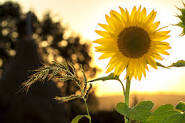
#> input picture images.jpg, 185 x 123 px
$ python task9.py
#> lines starting #> are read from the running program, lines starting #| are printed output that depends on the picture
# повернуть изображение на 30 градусов
import cv2 as cv

#Поиск изображения по источнику
image = cv.imread('images.jpg')
#> image is the input picture: shape (123, 185, 3); mean B, G, R 79.6, 129.3, 146.9
(h, w) = image.shape[:2]
#> h = 123; w = 185
center = (w / 2, h / 2)
#> center = (92.5, 61.5)
angle = 30
scale = 1
#Поворот изображения на 30 градусов
M = cv.getRotationMatrix2D(center, angle, scale)
rotated = cv.warpAffine(image, M, (w, h))
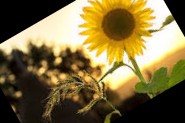
#> rotated: shape (123, 185, 3); mean B, G, R 64.4, 108.7, 124.9
cv.imwrite('task9-image/30_degree_image.jpg', rotated)

$ run again, with download.jpg copied over images.jpg
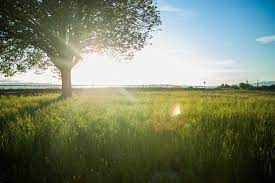
#> input picture download.jpg, 275 x 183 px
#> image is the input picture: shape (183, 275, 3); mean B, G, R 104.1, 128.9, 119.8
#> `rotated = cv.warpAffine(image, M, (w, h))`:
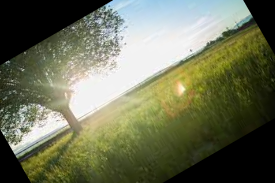
#> rotated: shape (183, 275, 3); mean B, G, R 87.4, 112.8, 109
